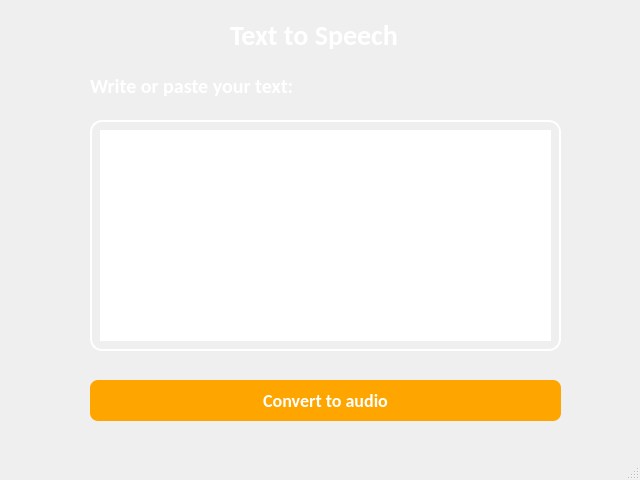
<?xml version="1.0" encoding="UTF-8"?>
<ui version="4.0">
 <class>MainWindow</class>
 <widget class="QMainWindow" name="MainWindow">
  <property name="geometry">
   <rect>
    <x>0</x>
    <y>0</y>
    <width>640</width>
    <height>480</height>
   </rect>
  </property>
  <property name="windowTitle">
   <string>Text to Speech</string>
  </property>
  <property name="styleSheet">
   <string notr="true">background-image: url(:/newPrefix/bg.jpg);
background-position: center bottom;
background-repeat: no-repeat;
background-attachment: fixed;</string>
  </property>
  <widget class="QWidget" name="centralwidget">
   <widget class="QLabel" name="appTitle">
    <property name="geometry">
     <rect>
      <x>230</x>
      <y>10</y>
      <width>181</width>
      <height>51</height>
     </rect>
    </property>
    <property name="styleSheet">
     <string notr="true">font-family: Calibri;
font-size: 28px;
font-weight: bold;
color: white;
background-image: url(none);</string>
    </property>
    <property name="text">
     <string>Text to Speech</string>
    </property>
   </widget>
   <widget class="QLabel" name="textTitle">
    <property name="geometry">
     <rect>
      <x>90</x>
      <y>60</y>
      <width>221</width>
      <height>51</height>
     </rect>
    </property>
    <property name="styleSheet">
     <string notr="true">font-family: Calibri;
font-size: 20px;
font-weight: bold;
color: white;
background-image: url(none);</string>
    </property>
    <property name="text">
     <string>Write or paste your text:</string>
    </property>
   </widget>
   <widget class="QPlainTextEdit" name="textArea">
    <property name="geometry">
     <rect>
      <x>90</x>
      <y>120</y>
      <width>471</width>
      <height>231</height>
     </rect>
    </property>
    <property name="styleSheet">
     <string notr="true">font-family: Calibri;
padding: 8px;
color: orange;
font-size: 20px;
border-radius: 12px;
font-weight: bold;
border: 2px solid white; </string>
    </property>
   </widget>
   <widget class="QPushButton" name="convertBtn">
    <property name="geometry">
     <rect>
      <x>90</x>
      <y>380</y>
      <width>471</width>
      <height>41</height>
     </rect>
    </property>
    <property name="styleSheet">
     <string notr="true">background-image: url(none);
background-color: orange;
font-family: Calibri;
font-weight: bold;
font-size: 18px;
color: white;
border-radius: 8px;</string>
    </property>
    <property name="text">
     <string>Convert to audio</string>
    </property>
   </widget>
  </widget>
  <widget class="QStatusBar" name="statusbar"/>
 </widget>
 <resources>
  <include location="source.qrc"/>
 </resources>
 <connections/>
</ui>
